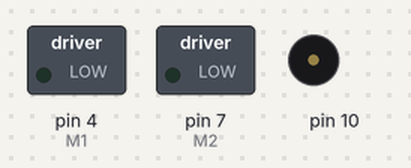
The sketch below on a simulated Arduino Uno, built with avr-gcc and run on an emulated ATmega328P. Shown: switched loads named in the sketch (green lamp = pin HIGH), buzzer (waves = sounding). Pins used as bus, display or sensor lines are not drawn.

Above: at 0.2 s.
At 1.3 s:
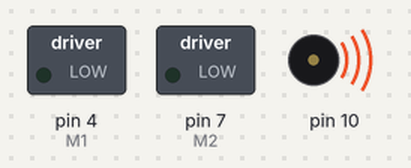
Timing chart, 0 to 2.8 s (numbered marks = the images above):
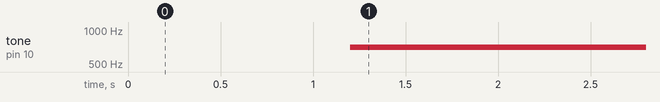

Measured:
- by itself, tone on pin 10: silent → 700 Hz at 1.2 s

The sketch:

buzzer.ino
```cpp
#define E1 5 // pin used for right motor
#define M1 4 // pin used for right motor
#define E2 6 // pin used for left motor
#define M2 7 // pin used for left motor
int dotLength = 200; // getting dotLength for morse code
int dashLength = dotLength * 3; // getting dashLength for morse code

void setup()  {
  // declare pin 10 to be an output:
  pinMode(10, OUTPUT);
  pinMode(M1, OUTPUT); // right motor
  pinMode(M2, OUTPUT); // left motor
 beep(50);
  beep(50);
//  beep(50);
  delay(1000);
}

void loop()  {
dash();
}

void dash() {
  analogWrite(10, LOW);
  tone(10, 700);
  delay(dotLength * 3);
  analogWrite(10, HIGH);
}

void beep(unsigned char delayms) {
  analogWrite(10, 70);      // Almost any value can be used except 0 and 255
  // experiment to get the best tone
  delay(delayms);          // wait for a delayms ms
  analogWrite(10, 0);       // 0 turns it off
  delay(delayms);          // wait for a delayms ms
}

void startWheels() {
#define E1 5 // pin used for right motor
#define M1 4 // pin used for right motor
#define E2 6 // pin used for left motor
#define M2 7 // pin used for left motor
  beep(200);
  digitalWrite(M1, HIGH);
  digitalWrite(M2, HIGH);
  analogWrite(E1, 100); // PWM control with speed adjustments
  analogWrite(E2, 100); // PWM control with speed adjustments
  delay(300000);
}
```
